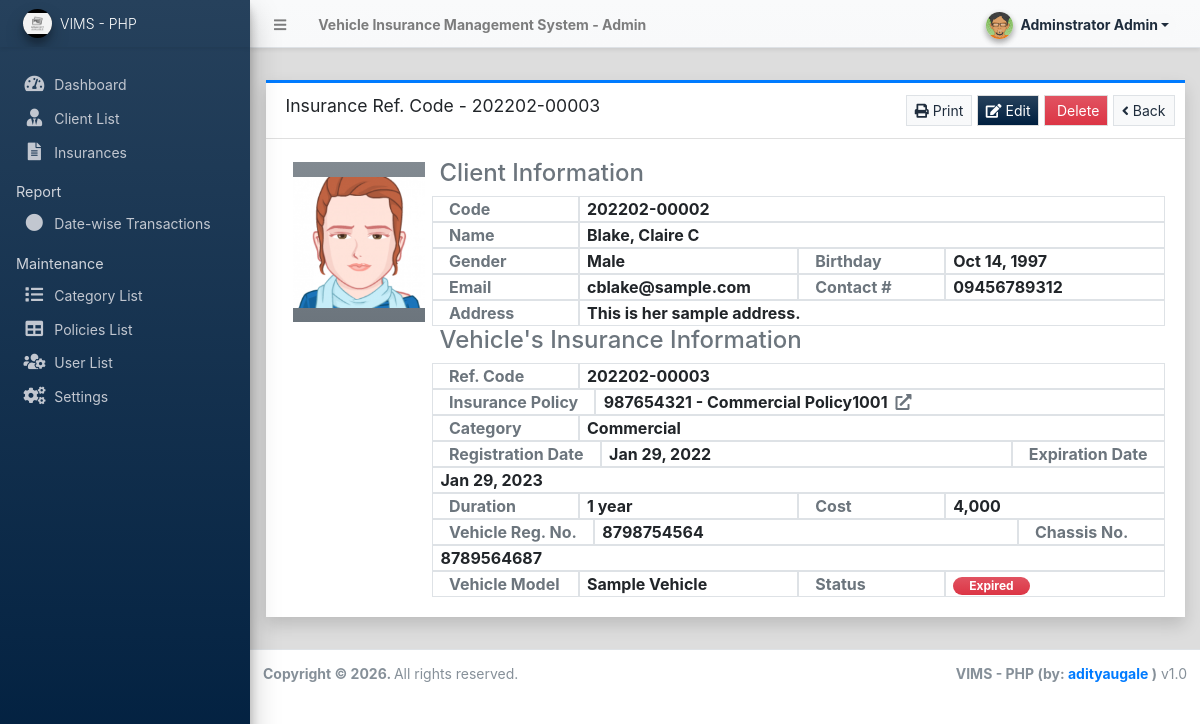
Page /admin/?page=insurances/view_insurance&id=4 (signed in) on the committed database.
### tables this page shows
CREATE TABLE `client_list` (
  `id` int(30) NOT NULL,
  `code` varchar(100) NOT NULL,
  `firstname` text NOT NULL,
  `middlename` text NOT NULL,
  `lastname` text NOT NULL,
  `gender` varchar(100) NOT NULL,
  `dob` date NOT NULL,
  `contact` text NOT NULL,
  `email` text NOT NULL,
  `address` text NOT NULL,
  `image_path` text DEFAULT NULL,
  `status` tinyint(4) NOT NULL DEFAULT 1,
  `delete_flag` tinyint(4) NOT NULL DEFAULT 0,
  `date_created` datetime NOT NULL DEFAULT current_timestamp(),
  `date_updated` datetime DEFAULT NULL ON UPDATE current_timestamp()
);

### config.php (called while the page is built, shortened)
<?php
function validate_image($file){
	if(!empty($file)){
        $ex = explode('?',$file);
        $file = $ex[0];
        $param =  isset($ex[1]) ? '?'.$ex[1]  : '';
		if(is_file(base_app.$file)){
			return base_url.$file.$param;
		}else{
			return base_url.'dist/img/no-image-available.png';
		}
	}else{
		return base_url.'dist/img/no-image-available.png';
	}
}
function format_num($number){
    if(is_numeric($number)){
        $ex = explode(".",$number);
        $dec_length = isset($ex[1]) ? strlen($ex[1]) : 0;
        return number_format($number,$dec_length);
    }else{
        return '0';
    }
}
?>

### admin/insurances/view_insurance.php (the view, shortened to what this page needs)
<?php
if(isset($_GET['id'])){
    $qry = $conn->query("SELECT i.*,CONCAT(p.code,' - ', p.name) as `policy`, p.duration, p.doc_path, c.name as category FROM `insurance_list` i inner join  policy_list p on i.policy_id = p.id inner join category_list c on p.category_id = c.id where i.id = '{$_GET['id']}'");
    if($qry->num_rows > 0){
        if(isset($client_id)):
            $client_qry = $conn->query("SELECT *,CONCAT(lastname, ', ', firstname, ' ', middlename) as fullname FROM `client_list` where id = '{$client_id}'");
            if($client_qry->num_rows > 0){
                $res = $client_qry->fetch_array();
                foreach($res as $k => $v){
                    if(!is_numeric($k))
                    $client[$k] = $v;
                }
            }
        endif;
    }
}
?>
<div class="content py-3">
    <div class="card card-outline card-primary rounded-0 shadow">
        <div class="card-header">
            <h5 class="card-title">Insurance Ref. Code - <?= isset($code) ? $code : '' ?></h5>
            <div class="card-tools">
                <button class="btn btn-light btn-flat btn-sm bg-gradient-light border" type="button" id="print"><i class="fa fa-print"></i> Print</button>
                <button class="btn btn-default btn-flat btn-sm bg-gradient-navy" type="button" id="edit_data"><i class="fa fa-edit"></i> Edit</button>
                <button class="btn btn-default btn-flat btn-sm bg-gradient-danger" type="button" id="delete_data"><i class="fa fa-delete"></i> Delete</button>
                <a class="btn btn-light btn-flat btn-sm border" href="./?page=insurances"><i class="fa fa-angle-left"></i> Back</a>
            </div>
        </div>
        <div class="card-body">
            <div class="container-fluid" id="outprint">
                <fieldset>
                    <div class="row align-items-center">
                        <div class="col-lg-2 col-md-4 col-sm-12 text-center">
                            <img src="<?= validate_image(isset($client['image_path']) ? $client['image_path'] : "") ?>" alt="Client Image" id="img-thumb-path" class="img-tumbnail bg-gradient-gray">
                        </div>
                        <div class="col-lg-10 col-md-8 col-sm-12">
                            <legend class="text-muted h4">Client Information</legend>
                            <div class="row">
                                <div class="border col-auto text-muted px-3" style="min-width:20%"><b>Code</b></div>
                                <div class="border col-auto flex-grow-1 flex-shrink-1"><b><?= isset($client['code']) ? $client['code'] : "" ?></b></div>
                            </div>
                            <div class="row">
                                <div class="border col-auto text-muted px-3" style="min-width:20%"><b>Name</b></div>
                                <div class="border col-auto flex-grow-1 flex-shrink-1"><b><?= isset($client['fullname']) ? $client['fullname'] : "" ?></b></div>
                            </div>
                            <div class="row">
                                <div class="border col-auto text-muted px-3" style="min-width:20%"><b>Gender</b></div>
                                <div class="border col-auto flex-grow-1 flex-shrink-1" style="min-width:30%"><b><?= isset($client['gender']) ? $client['gender'] : "" ?></b></div>
                                <div class="border col-auto text-muted px-3" style="min-width:20%"><b>Birthday</b></div>
                                <div class="border col-auto flex-grow-1 flex-shrink-1" style="min-width:30%"><b><?= isset($client['dob']) ? date("M d, Y", strtotime($client['dob'])) : "" ?></b></div>
                            </div>
                            <div class="row">
                                <div class="border col-auto text-muted px-3" style="min-width:20%"><b>Email</b></div>
                                <div class="border col-auto flex-grow-1 flex-shrink-1" style="min-width:30%"><b><?= isset($client['email']) ? $client['email'] : "" ?></b></div>
                                <div class="border col-auto text-muted px-3" style="min-width:20%"><b>Contact #</b></div>
                                <div class="border col-auto flex-grow-1 flex-shrink-1" style="min-width:30%"><b><?= isset($client['contact']) ? $client['contact'] : "" ?></b></div>
                            </div>
                            <div class="row">
                                <div class="border col-auto text-muted px-3" style="min-width:20%"><b>Address</b></div>
                                <div class="border col-auto flex-grow-1 flex-shrink-1"><b><?= isset($client['address']) ? $client['address'] : "" ?></b></div>
                            </div>
                        </div>
                    </div>
                </fieldset>
                <fieldset>
                    <div class="row align-items-center">
                        <div class="col-lg-10 col-md-8 col-sm-12">
                            <legend class="text-muted h4">Vehicle's Insurance Information</legend>
                            <div class="row">
                                <div class="border col-auto text-muted px-3" style="min-width:20%"><b>Ref. Code</b></div>
                                <div class="border col-auto flex-grow-1 flex-shrink-1"><b><?= isset($code) ? $code : "" ?></b></div>
                            </div>
                            <div class="row">
                                <div class="border col-auto text-muted px-3" style="min-width:20%"><b>Insurance Policy</b></div>
                                <div class="border col-auto flex-grow-1 flex-shrink-1"><b><?= isset($policy) ? $policy.(isset($doc_path) && !empty($doc_path) ? "<a class='ml-2 text-muted text-decoration-none policy_link' href='".base_url.$doc_path."' target='_blank'><i class='fa fa-external-link-alt'></i></a>" : '') : "" ?></b></div>
                            </div>
                            <div class="row">
                                <div class="border col-auto text-muted px-3" style="min-width:20%"><b>Category</b></div>
                                <div class="border col-auto flex-grow-1 flex-shrink-1"><b><?= isset($category) ? $category : "" ?></b></div>
                            </div>
                            <div class="row">
                                <div class="border col-auto text-muted px-3" style="min-width:20%"><b>Registration Date</b></div>
                                <div class="border col-auto flex-grow-1 flex-shrink-1" style="min-width:30%"><b><?= isset($registration_date) ? date("M d, Y", strtotime($registration_date)) : "" ?></b></div>
                                <div class="border col-auto text-muted px-3" style="min-width:20%"><b>Expiration Date</b></div>
                                <div class="border col-auto flex-grow-1 flex-shrink-1" style="min-width:30%"><b><?= isset($expiration_date) ? date("M d, Y", strtotime($expiration_date)) : "" ?></b></div>
                            </div>
                            <div class="row">
                                <div class="border col-auto text-muted px-3" style="min-width:20%"><b>Duration</b></div>
                                <div class="border col-auto flex-grow-1 flex-shrink-1" style="min-width:30%"><b><?= isset($duration) ? $duration." year".($duration > 1? 's': '') : "" ?></b></div>
                                <div class="border col-auto text-muted px-3" style="min-width:20%"><b>Cost</b></div>
                                <div class="border col-auto flex-grow-1 flex-shrink-1" style="min-width:30%"><b><?= isset($cost) ? format_num($cost) : "" ?></b></div>
                            </div>
                            <div class="row">
                                <div class="border col-auto text-muted px-3" style="min-width:20%"><b>Vehicle Reg. No.</b></div>
                                <div class="border col-auto flex-grow-1 flex-shrink-1" style="min-width:30%"><b><?= isset($registration_no) ? $registration_no : "" ?></b></div>
                                <div class="border col-auto text-muted px-3" style="min-width:20%"><b>Chassis No.</b></div>
                                <div class="border col-auto flex-grow-1 flex-shrink-1" style="min-width:30%"><b><?= isset($chassis_no) ? $chassis_no : "" ?></b></div>
                            </div>
                            <div class="row">
                                <div class="border col-auto text-muted px-3" style="min-width:20%"><b>Vehicle Model</b></div>
                                <div class="border col-auto flex-grow-1 flex-shrink-1" style="min-width:30%"><b><?= isset($vehicle_model) ? $vehicle_model : "" ?></b></div>
                                <div class="border col-auto text-muted px-3" style="min-width:20%"><b>Status</b></div>
                                <div class="border col-auto flex-grow-1 flex-shrink-1" style="min-width:30%">
                                    <?php
                                    if(isset($expiration_date) && strtotime($expiration_date) < time()):
                                        echo '<span class="rounded-pill badge badge-danger bg-gradient-danger px-3">Expired</span>';
                                    endif;
                                    ?>
                                </div>
                            </div>
                        </div>
                    </div>
                </fieldset>
            </div>
        </div>
    </div>
</div>

### admin/insurances/view_insurance.php (style rules this page uses)
#img-thumb-path { width:calc(100%); height:20vh; object-fit:scale-down; object-position:center center; }

### rows in the picture
client_list: image_path (picture), code "202202-00002", gender "Male", dob "Oct 14, 1997", email "cblake@sample.com", contact "09456789312", address "This is her sample address."

### other values in the picture
$_settings->info('name') "Vehicle Insurance Management System"
$_settings->userdata('firstname').' '.$_settings->userdata('lastname') "Adminstrator Admin"
$_settings->info('short_name') "VIMS - PHP"
$code "202202-00003"
$client['fullname'] "Blake, Claire C"
$policy "987654321 - Commercial Policy1001"
$category "Commercial"
date("M d, Y", strtotime($registration_date)) "Jan 29, 2022"
date("M d, Y", strtotime($expiration_date)) "Jan 29, 2023"
$duration "1"
format_num($cost) "4,000"
$registration_no "8798754564"
$chassis_no "8789564687"
$vehicle_model "Sample Vehicle"
